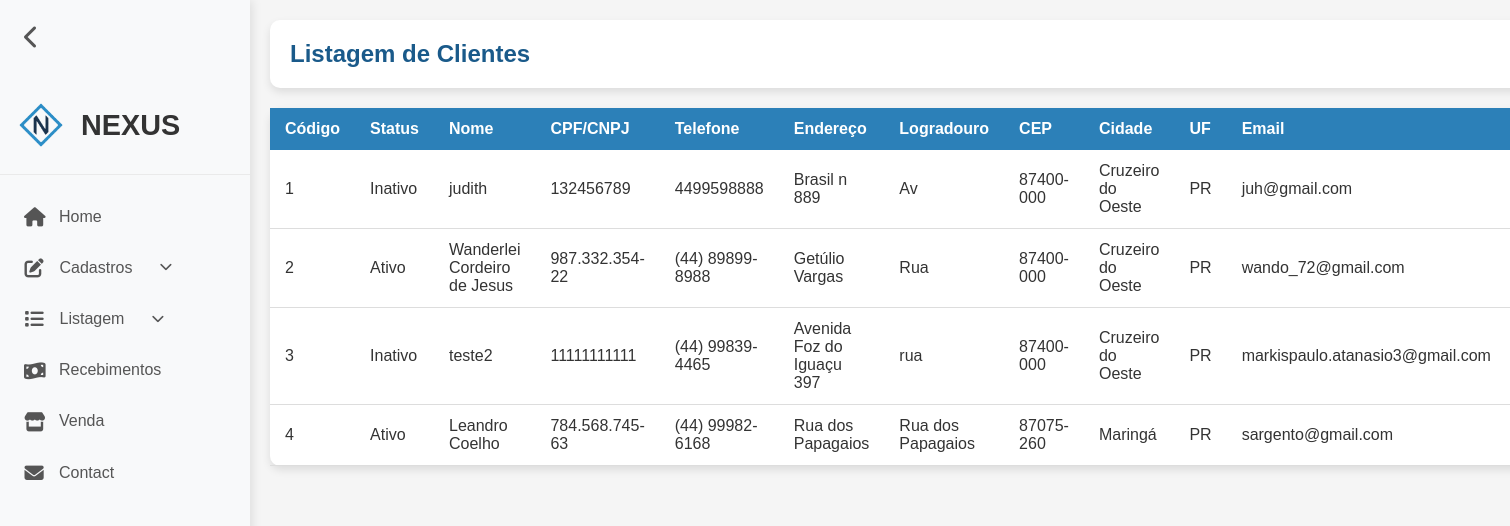
The page /cliente-Listar.php (signed in) on the database as committed earlier.
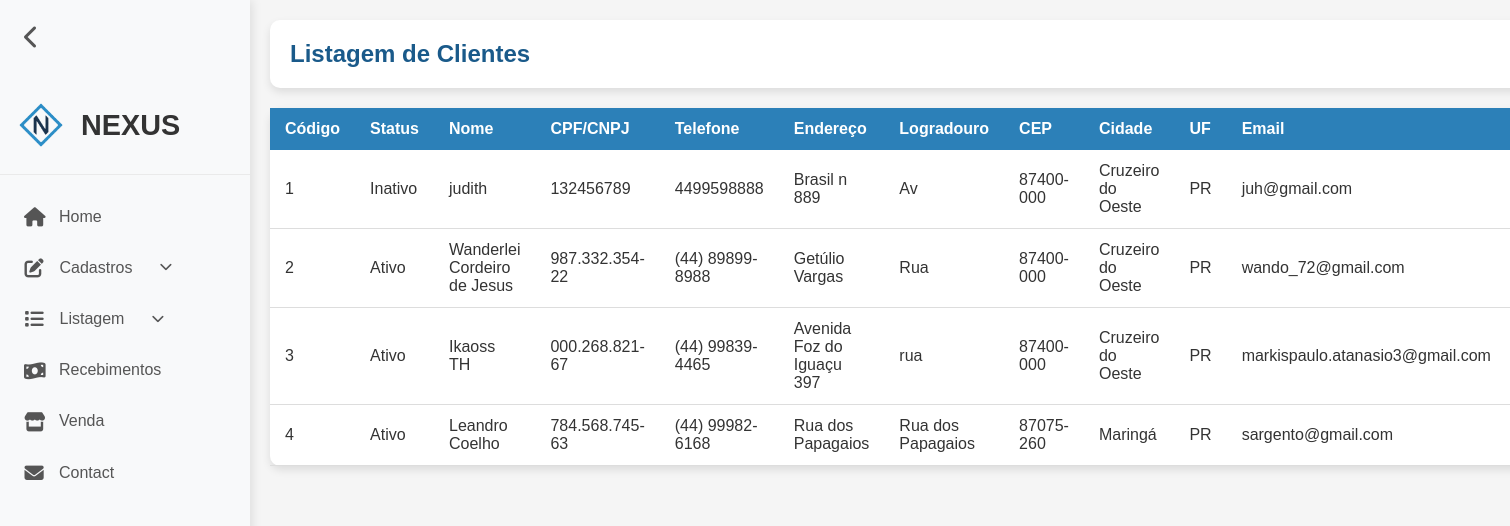
The same page on the database as committed later.
### tables this page shows
CREATE TABLE `cliente` (
  `codigo` int(11) NOT NULL,
  `status` tinyint(1) NOT NULL DEFAULT 1,
  `cpf_cnpj` varchar(20) NOT NULL,
  `nome` varchar(100) NOT NULL,
  `logradouro` varchar(45) NOT NULL,
  `endereco` varchar(100) NOT NULL,
  `cep` varchar(45) NOT NULL,
  `bairro` varchar(60) NOT NULL,
  `cidade` varchar(50) NOT NULL,
  `uf` varchar(2) NOT NULL,
  `telefone` varchar(20) NOT NULL,
  `email` varchar(254) DEFAULT NULL
);

### cliente-Listar.php (the view, shortened to what this page needs)
<?php
require_once("conexao.php");
$sql = "SELECT * FROM cliente ORDER BY codigo";
$resultado = mysqli_query($conexao, $sql);
?>
<!DOCTYPE html>
<html lang="pt-BR">
<head>
    <link rel="stylesheet" href="assets/css/listar.css">
    <link rel="stylesheet" href="assets/css/reset.css">
    <link rel="stylesheet" href="assets/css/header.css">
    <link rel="stylesheet" href="https://cdnjs.cloudflare.com/ajax/libs/font-awesome/6.4.0/css/all.min.css">
</head>
<body>
    <?php require_once("header.php"); ?>
    <div class="container">
        <div class="card">
            <div class="card-body">
                <h5 class="title">
                    Listagem de Clientes
                </h5>
            </div>
        </div>
        <table class="table-container">
            <thead>
                <tr>
                    <th scope="col">Código</th>
                    <th scope="col">Status</th>
                    <th scope="col">Nome</th>
                    <th scope="col">CPF/CNPJ</th>
                    <th scope="col">Telefone</th>
                    <th scope="col">Endereço</th>
                    <th scope="col">Logradouro</th>
                    <th scope="col">CEP</th>
                    <th scope="col">Cidade</th>
                    <th scope="col">UF</th>
                    <th scope="col">Email</th>
                    <th scope="col">Ações</th>
                </tr>
            </thead>
            <tbody>
                <?php while ($linha = mysqli_fetch_array($resultado)) { ?>
                    <tr>
                        <td><?= $linha['codigo'] ?></td>
                        <td><?= ($linha['status'] == 1) ? 'Ativo' : 'Inativo'?></td>
                        <td><?= $linha['nome'] ?></td>
                        <td><?= $linha['cpf_cnpj'] ?></td>
                        <td><?= $linha['telefone'] ?></td>
                        <td><?= $linha['endereco'] ?></td>
                        <td><?= $linha['logradouro'] ?></td>
                        <td><?= $linha['cep'] ?></td>
                        <td><?= $linha['cidade'] ?></td>
                        <td><?= $linha['uf'] ?></td>
                        <td><?= $linha['email'] ?></td>
                        <td class="actions">
                        </td>
                    </tr>
                <?php } ?>
            </tbody>
        </table>
    </div>
</body>
</html>

Rows that differ between the two databases and show on the page:
changed cliente "Avenida Foz do Iguaçu 397": nome "teste2" → "Ikaoss TH"; cpf_cnpj "11111111111" → "000.268.821-67"; status "Inativo" → "Ativo"
